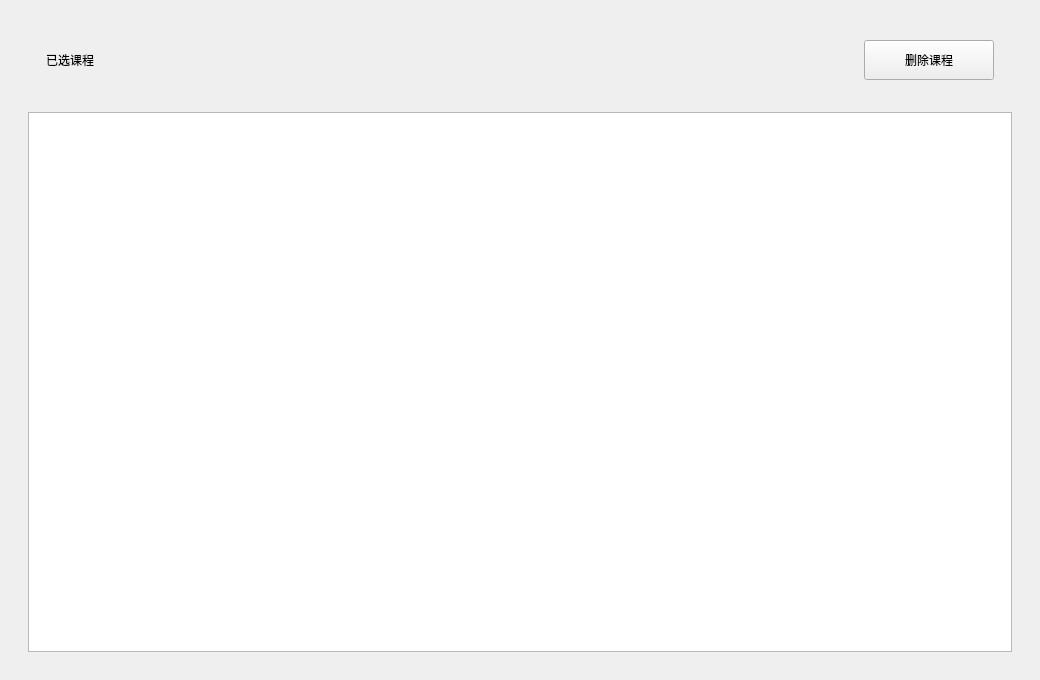
<?xml version="1.0" encoding="UTF-8"?>
<ui version="4.0">
 <class>Form</class>
 <widget class="QWidget" name="Form">
  <property name="geometry">
   <rect>
    <x>0</x>
    <y>0</y>
    <width>1040</width>
    <height>680</height>
   </rect>
  </property>
  <property name="minimumSize">
   <size>
    <width>820</width>
    <height>540</height>
   </size>
  </property>
  <property name="windowTitle">
   <string>SCU URP Helper</string>
  </property>
  <layout class="QVBoxLayout" name="pageLayout">
   <property name="leftMargin">
    <number>28</number>
   </property>
   <property name="topMargin">
    <number>24</number>
   </property>
   <property name="rightMargin">
    <number>28</number>
   </property>
   <property name="bottomMargin">
    <number>28</number>
   </property>
   <property name="spacing">
    <number>16</number>
   </property>
   <item>
    <widget class="QFrame" name="toolbarCard">
     <property name="frameShape">
      <enum>QFrame::NoFrame</enum>
     </property>
     <layout class="QHBoxLayout" name="toolbarLayout">
      <property name="leftMargin">
       <number>18</number>
      </property>
      <property name="topMargin">
       <number>16</number>
      </property>
      <property name="rightMargin">
       <number>18</number>
      </property>
      <property name="bottomMargin">
       <number>16</number>
      </property>
      <property name="spacing">
       <number>12</number>
      </property>
      <item>
       <widget class="QLabel" name="title_label">
        <property name="text">
         <string>已选课程</string>
        </property>
       </widget>
      </item>
      <item>
       <spacer name="toolbarSpacer">
        <property name="orientation">
         <enum>Qt::Horizontal</enum>
        </property>
        <property name="sizeHint" stdset="0">
         <size>
          <width>40</width>
          <height>20</height>
         </size>
        </property>
       </spacer>
      </item>
      <item>
       <widget class="QPushButton" name="delete_btn">
        <property name="minimumSize">
         <size>
          <width>130</width>
          <height>40</height>
         </size>
        </property>
        <property name="text">
         <string>删除课程</string>
        </property>
       </widget>
      </item>
     </layout>
    </widget>
   </item>
   <item>
    <widget class="QTableWidget" name="table"/>
   </item>
  </layout>
 </widget>
 <resources/>
 <connections/>
</ui>
